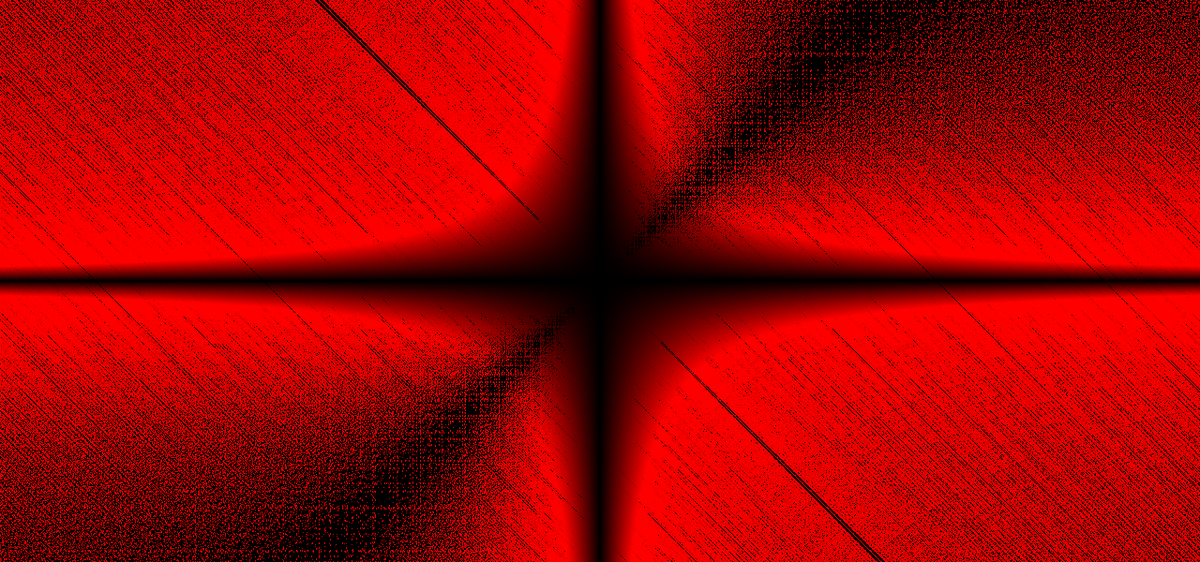
Frame 1 (no input)
Frame 2 (the mouse pressed at the canvas centre, redrawn once): identical to frame 1, image omitted

The Processing sketch that drew this single still picture (run headless with seeded random() and noise(); the mouse was pressed at the canvas centre and the sketch redrawn once):

// Processing sketch: quadratic
// ── quadratic.pde
void setup(){
  size(1280,600);
}

double x,y;
float a,b,c;
float d;
int scale;
int limit;
int offx = width/2, offy = height/2;

void draw(){
  background(0);
  translate(width/2, height/2);
  scale(1,-1);
  //scale = (int)(mouseX+width/2)%width;
  limit = (int)Math.abs((mouseX+width/2)%width);
  limit = 100;

  offx = 0; offy = 0;
  scale =1;
  
  for(a = -limit; a<=limit; a+=0.5){
    for(b = -limit; b<=limit; b+=0.5){
      for(c = -limit; c<=limit; c+=0.5){
        d = b*b - 4 * a * c;
        if(d<0 || a == 0) continue;
        x = (double)(-b-Math.sqrt(d))/2*a;
        y = (double)(-b+Math.sqrt(d))/2*a;
        //System.out.println(x + "  |  " + y);
        stroke(Math.abs((int)((x*y)/(limit*limit)*255)),0,0);
        strokeWeight(1);
        point((float)x*scale+offx, (float)y*scale+offy);
      }
    }
  } 
  noLoop();
}
